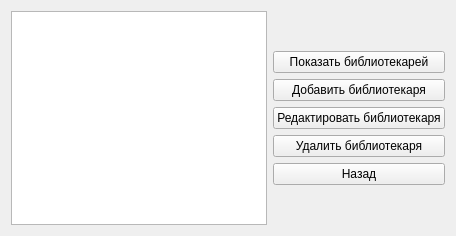
      <widget class="QWidget" name="work_with_librarians_page">
       <layout class="QHBoxLayout" name="horizontalLayout_20">
        <item>
         <widget class="QTableView" name="work_with_librarians_table_view"/>
        </item>
        <item>
         <layout class="QVBoxLayout" name="verticalLayout_13">
          <property name="sizeConstraint">
           <enum>QLayout::SetDefaultConstraint</enum>
          </property>
          <property name="leftMargin">
           <number>0</number>
          </property>
          <item>
           <spacer name="verticalSpacer_38">
            <property name="orientation">
             <enum>Qt::Vertical</enum>
            </property>
            <property name="sizeHint" stdset="0">
             <size>
              <width>20</width>
              <height>40</height>
             </size>
            </property>
           </spacer>
          </item>
          <item>
           <widget class="QPushButton" name="show_all_librarians_for_admin_btn">
            <property name="text">
             <string>Показать библиотекарей</string>
            </property>
           </widget>
          </item>
          <item>
           <widget class="QPushButton" name="add_librarian_for_admin_btn">
            <property name="text">
             <string>Добавить библиотекаря</string>
            </property>
           </widget>
          </item>
          <item>
           <widget class="QPushButton" name="update_librarian_for_admin_btn">
            <property name="text">
             <string>Редактировать библиотекаря</string>
            </property>
           </widget>
          </item>
          <item>
           <widget class="QPushButton" name="delete_librarian_for_admin_btn">
            <property name="text">
             <string>Удалить библиотекаря</string>
            </property>
           </widget>
          </item>
          <item>
           <widget class="QPushButton" name="work_with_librarians_back_btn">
            <property name="text">
             <string>Назад</string>
            </property>
           </widget>
          </item>
          <item>
           <spacer name="verticalSpacer_37">
            <property name="orientation">
             <enum>Qt::Vertical</enum>
            </property>
            <property name="sizeHint" stdset="0">
             <size>
              <width>20</width>
              <height>40</height>
             </size>
            </property>
           </spacer>
          </item>
         </layout>
        </item>
       </layout>
      </widget>
